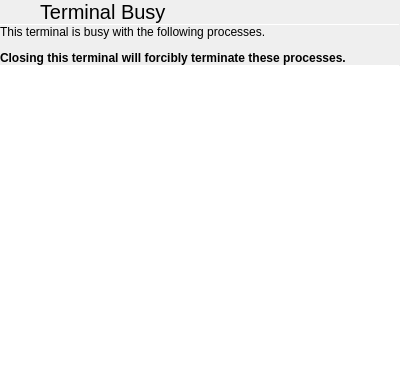
<?xml version="1.0" encoding="UTF-8"?>
<ui version="4.0">
 <class>BusyDialog</class>
 <widget class="QWidget" name="BusyDialog">
  <property name="geometry">
   <rect>
    <x>0</x>
    <y>0</y>
    <width>400</width>
    <height>374</height>
   </rect>
  </property>
  <property name="windowTitle">
   <string>Form</string>
  </property>
  <layout class="QVBoxLayout" name="verticalLayout">
   <property name="spacing">
    <number>0</number>
   </property>
   <property name="leftMargin">
    <number>0</number>
   </property>
   <property name="topMargin">
    <number>0</number>
   </property>
   <property name="rightMargin">
    <number>0</number>
   </property>
   <property name="bottomMargin">
    <number>0</number>
   </property>
   <item>
    <layout class="QHBoxLayout" name="horizontalLayout">
     <property name="spacing">
      <number>0</number>
     </property>
     <item>
      <widget class="QPushButton" name="backButton">
       <property name="sizePolicy">
        <sizepolicy hsizetype="Preferred" vsizetype="Preferred">
         <horstretch>0</horstretch>
         <verstretch>0</verstretch>
        </sizepolicy>
       </property>
       <property name="text">
        <string/>
       </property>
       <property name="icon">
        <iconset theme="go-previous">
         <normaloff>../../../theShell/statuscenter/PulseaudioPane</normaloff>../../../theShell/statuscenter/PulseaudioPane</iconset>
       </property>
       <property name="flat">
        <bool>true</bool>
       </property>
      </widget>
     </item>
     <item>
      <widget class="QLabel" name="label">
       <property name="sizePolicy">
        <sizepolicy hsizetype="Expanding" vsizetype="Preferred">
         <horstretch>0</horstretch>
         <verstretch>0</verstretch>
        </sizepolicy>
       </property>
       <property name="font">
        <font>
         <pointsize>15</pointsize>
        </font>
       </property>
       <property name="text">
        <string>Terminal Busy</string>
       </property>
       <property name="margin">
        <number>9</number>
       </property>
      </widget>
     </item>
     <item>
      <widget class="QPushButton" name="closeButton">
       <property name="sizePolicy">
        <sizepolicy hsizetype="Minimum" vsizetype="Preferred">
         <horstretch>0</horstretch>
         <verstretch>0</verstretch>
        </sizepolicy>
       </property>
       <property name="text">
        <string notr="true"/>
       </property>
       <property name="icon">
        <iconset theme="dialog-close">
         <normaloff>.</normaloff>.</iconset>
       </property>
       <property name="flat">
        <bool>true</bool>
       </property>
      </widget>
     </item>
    </layout>
   </item>
   <item>
    <widget class="Line" name="line">
     <property name="maximumSize">
      <size>
       <width>16777215</width>
       <height>1</height>
      </size>
     </property>
     <property name="orientation">
      <enum>Qt::Horizontal</enum>
     </property>
    </widget>
   </item>
   <item>
    <widget class="QLabel" name="label_2">
     <property name="text">
      <string>&lt;p&gt;This terminal is busy with the following processes.&lt;/p&gt;
&lt;p&gt;&lt;b&gt;Closing this terminal will forcibly terminate these processes.&lt;/b&gt;&lt;/p&gt;</string>
     </property>
     <property name="textFormat">
      <enum>Qt::RichText</enum>
     </property>
     <property name="wordWrap">
      <bool>true</bool>
     </property>
     <property name="margin">
      <number>9</number>
     </property>
    </widget>
   </item>
   <item>
    <widget class="Line" name="line_2">
     <property name="maximumSize">
      <size>
       <width>16777215</width>
       <height>1</height>
      </size>
     </property>
     <property name="orientation">
      <enum>Qt::Horizontal</enum>
     </property>
    </widget>
   </item>
   <item>
    <widget class="QListWidget" name="busyApps">
     <property name="frameShape">
      <enum>QFrame::NoFrame</enum>
     </property>
    </widget>
   </item>
  </layout>
 </widget>
 <resources/>
 <connections/>
</ui>
